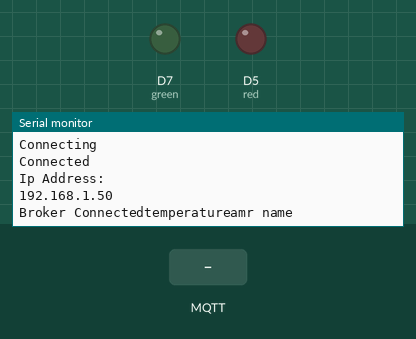
Recording of a sketch running on a simulated ESP8266 (NodeMCU). On the bench: output pins drawn as LEDs (lit = HIGH), the last lines printed to the serial monitor. The test bench sets the inputs (shaded band). WiFi joins after 1.5 s; servers stay silent unless stated; no MQTT or app messages arrive unless stated.

Above: at 3.2 s.
3.3 s: MQTT message "ledgreen" arrives on the first subscribed topic
At 4.0 s:
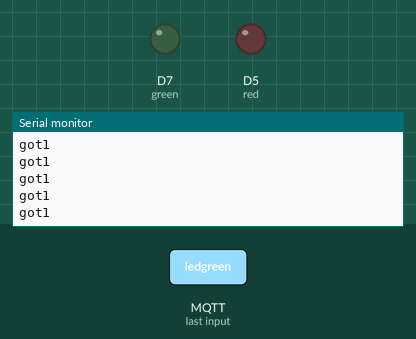
4.8 s: MQTT message "ledred" arrives on the first subscribed topic
At 5.3 s:
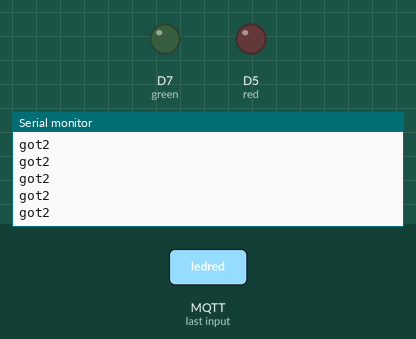

The sketch:

NodeMcuMQTT.ino
```cpp
#include <ESP8266WiFi.h>
#include <PubSubClient.h>
#include "DHT.h"
#define mqtt_broker "broker.hivemq.com"
#define DHTTYPE DHT11

WiFiClient esp;
PubSubClient client(esp);

const char* ssid="DREM";
const char* password="44571948";
const char* dataReceiveTopic= "Taysir/Receive";
const char* dataSendTopic= "Taysir/Send";

String data="";
int red=D5;
int green=D7;
int DHTPin = D6;
//DHT dht(DHTPin, DHTTYPE);
String Temperature;
String Humidity;
unsigned long Time=millis();
unsigned long timeDelay=2000;
int pos=1;
void setup() {
  // put your setup code here, to run once:
  Serial.begin(115200);
  pinMode(green,OUTPUT);
  pinMode(red,OUTPUT);
  pinMode(DHTPin, INPUT);
//  dht.begin();

  WiFi.begin(ssid,password);

  while(WiFi.status()!=WL_CONNECTED){
    delay(1000);
    Serial.println("Connecting");
  }

  Serial.println("");
  Serial.println("Connected");
  Serial.println("Ip Address: ");
  Serial.println(WiFi.localIP());

  client.setServer(mqtt_broker,1883);
  while(!client.connected()){
    if(client.connect("192.168.0.103")){
      Serial.print("Broker Connected");
    }else{
      Serial.println("Broker not connected");
      Serial.println("Retring in 2s");
      delay(2000);
    }
  }

  client.subscribe(dataReceiveTopic);
  client.setCallback(callback);
}

void loop() {
  // put your main code here, to run repeatedly:
  if(data.startsWith("ledgreen")){
     digitalWrite(green,data.substring(8, data.length()).toInt());
     Serial.println("got1");
   }
  if(data.startsWith("ledred")){
     analogWrite(red,data.substring(6, data.length()).toInt());
     Serial.println("got2");
  }
//  Temperature = (String)dht.readTemperature();
//  Humidity = (String)dht.readHumidity();
//
  Temperature = "amr name";
  Humidity = "Taysir";

  if(millis()-Time>timeDelay && pos==1){
    String str="temperature"+Temperature;
    Serial.println(str);
    client.publish(dataSendTopic, str.c_str());
    Time=millis();
    pos=2;
  }

  if(millis()-Time>timeDelay && pos==2){
    String str="humidity"+Humidity;
    Serial.println(str);
    client.publish(dataSendTopic, str.c_str());
    Time=millis();
    pos=1;
  }

  client.loop();
}

void callback(char* topic, byte* payload, unsigned int length){
  String dt="";
  for(int i=0; i< length; i++){
    dt+= (char) payload[i];
  }

  data=dt;
  Serial.println(data);
}
```

Measured:
- after the input at 3.3 s, the serial monitor: prints a new line at once (image 1)
- after the input at 4.8 s, the serial monitor: prints a new line at once (image 2)
